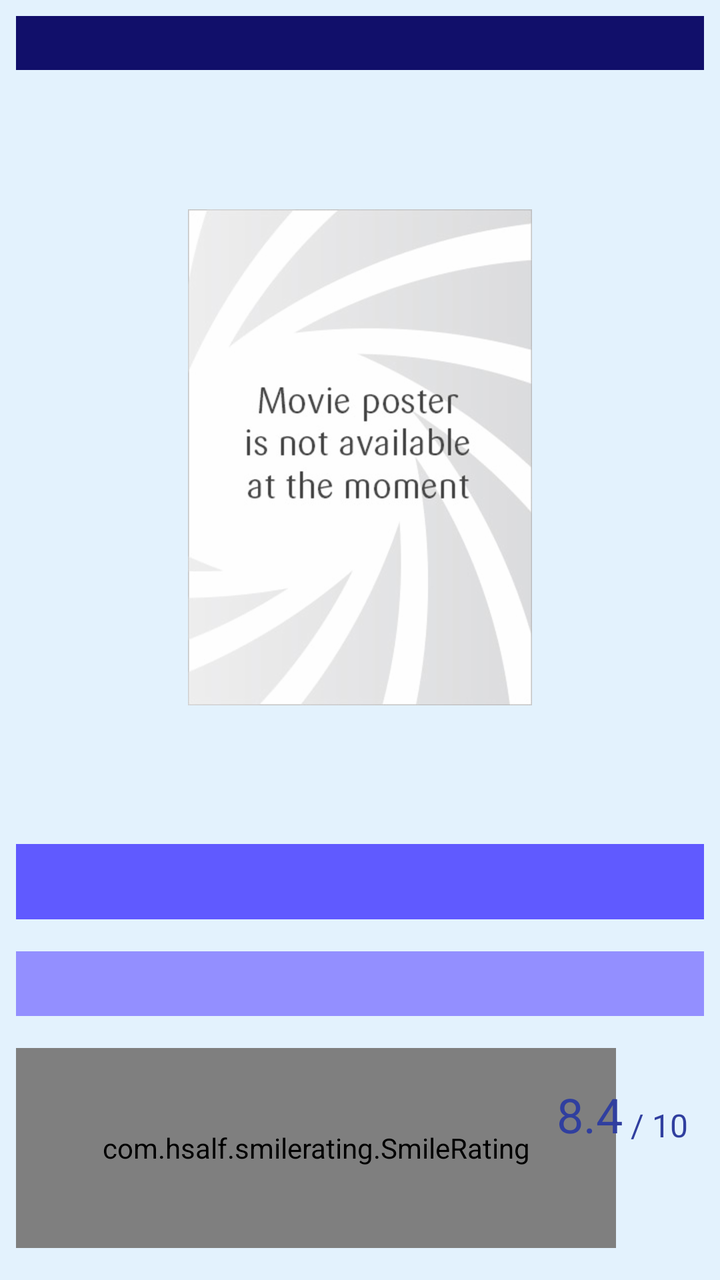
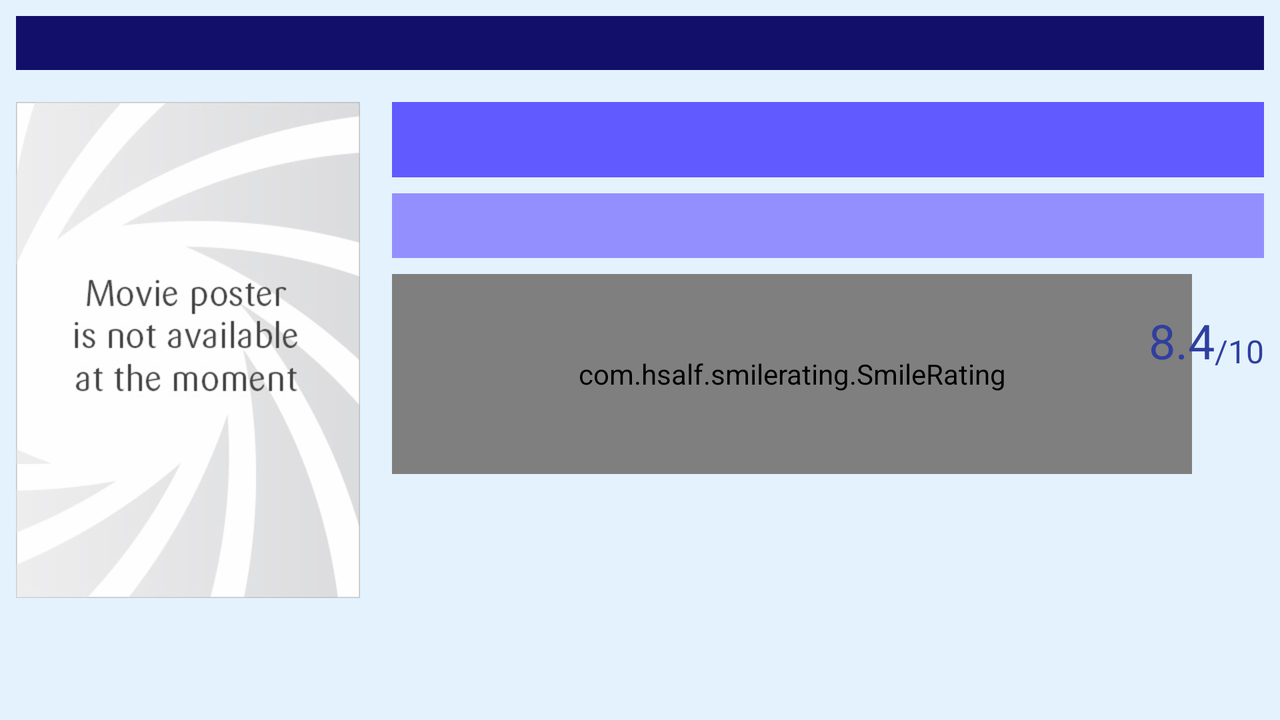

First picture: res/layout/ on a phone held upright. Second picture: the repository's own variant of that layout, on a device whose configuration matches the variant's folder. Source for both follows.
<!-- AndroidManifest.xml: application theme AppTheme -->
<!-- res/layout/activity_details_fragment.xml -->
<?xml version="1.0" encoding="utf-8"?>
<androidx.constraintlayout.widget.ConstraintLayout
    xmlns:android="http://schemas.android.com/apk/res/android"
    xmlns:app="http://schemas.android.com/apk/res-auto"
    xmlns:tools="http://schemas.android.com/tools"
    android:layout_width="match_parent"
    android:layout_height="match_parent"
    android:background="@color/background_color" >

    <TextView
        android:id="@+id/movie_title"
        android:layout_width="match_parent"
        android:layout_height="wrap_content"
        android:layout_marginStart="@dimen/eight_dp"
        android:layout_marginTop="@dimen/eight_dp"
        android:layout_marginEnd="@dimen/eight_dp"
        android:background="@color/background_title"
        android:gravity="center"
        android:textColor="@color/text_white"
        android:textSize="@dimen/twenty_sp_text"
        app:layout_constraintEnd_toEndOf="parent"
        app:layout_constraintStart_toStartOf="parent"
        app:layout_constraintTop_toTopOf="parent" />

    <ImageView
        android:id="@+id/movie_poster"
        android:layout_width="wrap_content"
        android:layout_height="wrap_content"
        android:layout_marginTop="@dimen/sixteen_dp"
        android:layout_marginBottom="@dimen/sixteen_dp"
        android:contentDescription="@string/movie_poster_description"
        android:padding="@dimen/eight_dp"
        app:layout_constraintBottom_toTopOf="@+id/movie_overview"
        app:layout_constraintEnd_toEndOf="parent"
        app:layout_constraintStart_toStartOf="parent"
        app:layout_constraintTop_toBottomOf="@+id/movie_title"
        tools:src="@drawable/no_poster" />

    <TextView
        android:id="@+id/movie_overview"
        android:layout_width="match_parent"
        android:layout_height="wrap_content"
        android:layout_marginStart="@dimen/eight_dp"
        android:layout_marginEnd="@dimen/eight_dp"
        android:layout_marginBottom="@dimen/sixteen_dp"
        android:background="@color/background_overview"
        android:gravity="center"
        android:maxLines="5"
        android:padding="@dimen/eight_dp"
        android:scrollbars="vertical"
        android:textColor="@color/text_white"
        android:textSize="@dimen/sixteen_sp_text"
        app:layout_constraintBottom_toTopOf="@+id/release_date"
        app:layout_constraintEnd_toEndOf="parent"
        app:layout_constraintStart_toStartOf="parent" />

    <TextView
        android:id="@+id/release_date"
        android:layout_width="match_parent"
        android:layout_height="wrap_content"
        android:layout_marginStart="@dimen/eight_dp"
        android:layout_marginEnd="@dimen/eight_dp"
        android:layout_marginBottom="@dimen/sixteen_dp"
        android:background="@color/background_release"
        android:gravity="center"
        android:textColor="@color/text_white"
        android:textSize="@dimen/twenty_four_sp_text"
        app:layout_constraintBottom_toTopOf="@+id/smile_rating"
        app:layout_constraintEnd_toEndOf="parent"
        app:layout_constraintStart_toStartOf="parent" />

    <com.hsalf.smilerating.SmileRating
        android:id="@+id/smile_rating"
        android:layout_width="@dimen/three_hundred_dp"
        android:layout_height="@dimen/one_hundred_dp"
        android:layout_marginStart="@dimen/eight_dp"
        android:layout_marginBottom="@dimen/sixteen_dp"
        app:isIndicator="true"
        app:layout_constraintBottom_toBottomOf="parent"
        app:layout_constraintStart_toStartOf="parent" />

    <TextView
        android:id="@+id/rating_text"
        android:layout_width="wrap_content"
        android:layout_height="wrap_content"
        android:layout_gravity="center_vertical|center_horizontal"
        android:textColor="@color/colorPrimaryDark"
        android:textSize="@dimen/twenty_four_sp_text"
        app:layout_constraintBottom_toBottomOf="@+id/smile_rating"
        app:layout_constraintEnd_toStartOf="@+id/out_of_ten_text"
        app:layout_constraintTop_toTopOf="@+id/smile_rating"
        app:layout_constraintVertical_bias="0.25"
        tools:text="8.4" />

    <TextView
        android:id="@+id/out_of_ten_text"
        android:layout_width="wrap_content"
        android:layout_height="wrap_content"
        android:layout_gravity="center_vertical|center_horizontal"
        android:layout_marginEnd="@dimen/sixteen_dp"
        android:textColor="@color/colorPrimaryDark"
        android:textSize="@dimen/sixteen_sp_text"
        app:layout_constraintBottom_toBottomOf="@+id/rating_text"
        app:layout_constraintEnd_toEndOf="parent"
        android:text=" / 10" />

</androidx.constraintlayout.widget.ConstraintLayout>
<!-- resources referenced by this layout -->
<resources>
  <color name="background_color">#E3F2FD</color>
  <color name="background_overview">#605AFF</color>
  <color name="background_release">#938FFF</color>
  <color name="background_title">#110F6A</color>
  <color name="colorPrimaryDark">#303F9F</color>
  <color name="text_white">#ffffff</color>
  <dimen name="eight_dp">8dp</dimen>
  <dimen name="one_hundred_dp">100dp</dimen>
  <dimen name="sixteen_dp">16dp</dimen>
  <dimen name="sixteen_sp_text">16sp</dimen>
  <dimen name="three_hundred_dp">300dp</dimen>
  <dimen name="twenty_four_sp_text">24sp</dimen>
  <dimen name="twenty_sp_text">20sp</dimen>
  <!-- drawable no_poster: png bitmap (drawable-hdpi, 29171 bytes) -->
  <string name="movie_poster_description" translatable="false">Movie poster</string>
  <style name="AppTheme" parent="Theme.AppCompat.Light.DarkActionBar">
          
          <item name="colorPrimary">@color/colorPrimary</item>
          <item name="colorPrimaryDark">@color/colorPrimaryDark</item>
          <item name="colorAccent">@color/colorAccent</item>
      </style>
  <color name="colorPrimary">#3F51B5</color>
  <color name="colorAccent">#FF4081</color>
</resources>
<!-- res/layout-land/activity_details_fragment.xml (the repository's variant of the layout above) -->
<!-- drawn on the phone turned sideways -->
<?xml version="1.0" encoding="utf-8"?>
<LinearLayout xmlns:android="http://schemas.android.com/apk/res/android"
    android:layout_width="match_parent"
    android:layout_height="match_parent"
    android:layout_gravity="center"
    android:background="@color/background_color"
    android:orientation="vertical">

    <include layout="@layout/favorite_title" />

    <LinearLayout
        android:layout_width="match_parent"
        android:layout_height="match_parent"
        android:orientation="horizontal">

        <include layout="@layout/movie_poster" />

        <include layout="@layout/favorite_info" />

    </LinearLayout>

</LinearLayout>
<!-- res/layout/favorite_title.xml (included above) -->
<?xml version="1.0" encoding="utf-8"?>
<TextView xmlns:android="http://schemas.android.com/apk/res/android"
    android:id="@+id/movie_title"
    android:layout_width="match_parent"
    android:layout_height="wrap_content"
    android:layout_marginBottom="@dimen/eight_dp"
    android:layout_marginLeft="@dimen/eight_dp"
    android:layout_marginRight="@dimen/eight_dp"
    android:layout_marginTop="@dimen/eight_dp"
    android:background="@color/background_title"
    android:gravity="center"
    android:textColor="@color/text_white"
    android:textSize="@dimen/twenty_sp_text" />
<!-- res/layout/movie_poster.xml (included above) -->
<?xml version="1.0" encoding="utf-8"?>
<ImageView xmlns:android="http://schemas.android.com/apk/res/android"
    xmlns:tools="http://schemas.android.com/tools"
    android:id="@+id/movie_poster"
    android:layout_width="wrap_content"
    android:layout_height="wrap_content"
    android:contentDescription="@string/movie_poster_description"
    android:padding="@dimen/eight_dp"
    tools:src="@drawable/no_poster" />
<!-- res/layout/favorite_info.xml (included above) -->
<?xml version="1.0" encoding="utf-8"?>
<androidx.constraintlayout.widget.ConstraintLayout
    xmlns:android="http://schemas.android.com/apk/res/android"
    xmlns:app="http://schemas.android.com/apk/res-auto"
    xmlns:tools="http://schemas.android.com/tools"
    android:layout_width="match_parent"
    android:layout_height="wrap_content" >

    <TextView
        android:id="@+id/movie_overview"
        android:layout_width="match_parent"
        android:layout_height="wrap_content"
        android:layout_marginStart="@dimen/eight_dp"
        android:layout_marginTop="@dimen/eight_dp"
        android:layout_marginEnd="@dimen/eight_dp"
        android:background="@color/background_overview"
        android:gravity="center"
        android:maxLines="5"
        android:padding="@dimen/eight_dp"
        android:scrollbars="vertical"
        android:textColor="@color/text_white"
        android:textSize="@dimen/sixteen_sp_text"
        app:layout_constraintEnd_toEndOf="parent"
        app:layout_constraintStart_toStartOf="parent"
        app:layout_constraintTop_toTopOf="parent" />

    <TextView
        android:id="@+id/release_date"
        android:layout_width="match_parent"
        android:layout_height="wrap_content"
        android:layout_marginStart="@dimen/eight_dp"
        android:layout_marginTop="@dimen/eight_dp"
        android:layout_marginEnd="@dimen/eight_dp"
        android:background="@color/background_release"
        android:gravity="center"
        android:textColor="@color/text_white"
        android:textSize="@dimen/twenty_four_sp_text"
        app:layout_constraintEnd_toEndOf="parent"
        app:layout_constraintStart_toStartOf="parent"
        app:layout_constraintTop_toBottomOf="@+id/movie_overview" />

    <com.hsalf.smilerating.SmileRating
        android:id="@+id/smile_rating"
        android:layout_width="@dimen/four_hundred_dp"
        android:layout_height="@dimen/one_hundred_dp"
        android:layout_marginStart="@dimen/eight_dp"
        android:layout_marginTop="@dimen/eight_dp"
        android:layout_marginBottom="@dimen/eight_dp"
        app:isIndicator="true"
        app:layout_constraintBottom_toBottomOf="parent"
        app:layout_constraintStart_toStartOf="parent"
        app:layout_constraintTop_toBottomOf="@+id/release_date" />

    <TextView
        android:id="@+id/rating_text"
        android:layout_width="wrap_content"
        android:layout_height="wrap_content"
        android:textColor="@color/colorPrimaryDark"
        android:textSize="@dimen/twenty_four_sp_text"
        app:layout_constraintBottom_toBottomOf="@+id/smile_rating"
        app:layout_constraintEnd_toStartOf="@+id/out_of_ten_text"
        app:layout_constraintTop_toTopOf="@+id/smile_rating"
        app:layout_constraintVertical_bias="0.25"
        tools:text="8.4" />

    <TextView
        android:id="@+id/out_of_ten_text"
        android:layout_width="wrap_content"
        android:layout_height="wrap_content"
        android:layout_marginEnd="@dimen/eight_dp"
        android:text="/10"
        android:textColor="@color/colorPrimaryDark"
        android:textSize="@dimen/sixteen_sp_text"
        app:layout_constraintBottom_toBottomOf="@+id/rating_text"
        app:layout_constraintEnd_toEndOf="parent" />

</androidx.constraintlayout.widget.ConstraintLayout>
<!-- resources referenced by the variant -->
<!-- as the phone turned sideways resolves them -->
<resources>
  <color name="background_color">#E3F2FD</color>
  <color name="background_overview">#605AFF</color>
  <color name="background_release">#938FFF</color>
  <color name="background_title">#110F6A</color>
  <color name="colorPrimaryDark">#303F9F</color>
  <color name="text_white">#ffffff</color>
  <dimen name="eight_dp">8dp</dimen>
  <dimen name="four_hundred_dp">400dp</dimen>
  <dimen name="one_hundred_dp">100dp</dimen>
  <dimen name="sixteen_sp_text">16sp</dimen>
  <dimen name="twenty_four_sp_text">24sp</dimen>
  <dimen name="twenty_sp_text">20sp</dimen>
  <!-- drawable no_poster: png bitmap (drawable-hdpi, 29171 bytes) -->
  <string name="movie_poster_description" translatable="false">Movie poster</string>
  <style name="AppTheme" parent="Theme.AppCompat.Light.DarkActionBar">
          
          <item name="colorPrimary">@color/colorPrimary</item>
          <item name="colorPrimaryDark">@color/colorPrimaryDark</item>
          <item name="colorAccent">@color/colorAccent</item>
      </style>
  <color name="colorPrimary">#3F51B5</color>
  <color name="colorAccent">#FF4081</color>
</resources>
